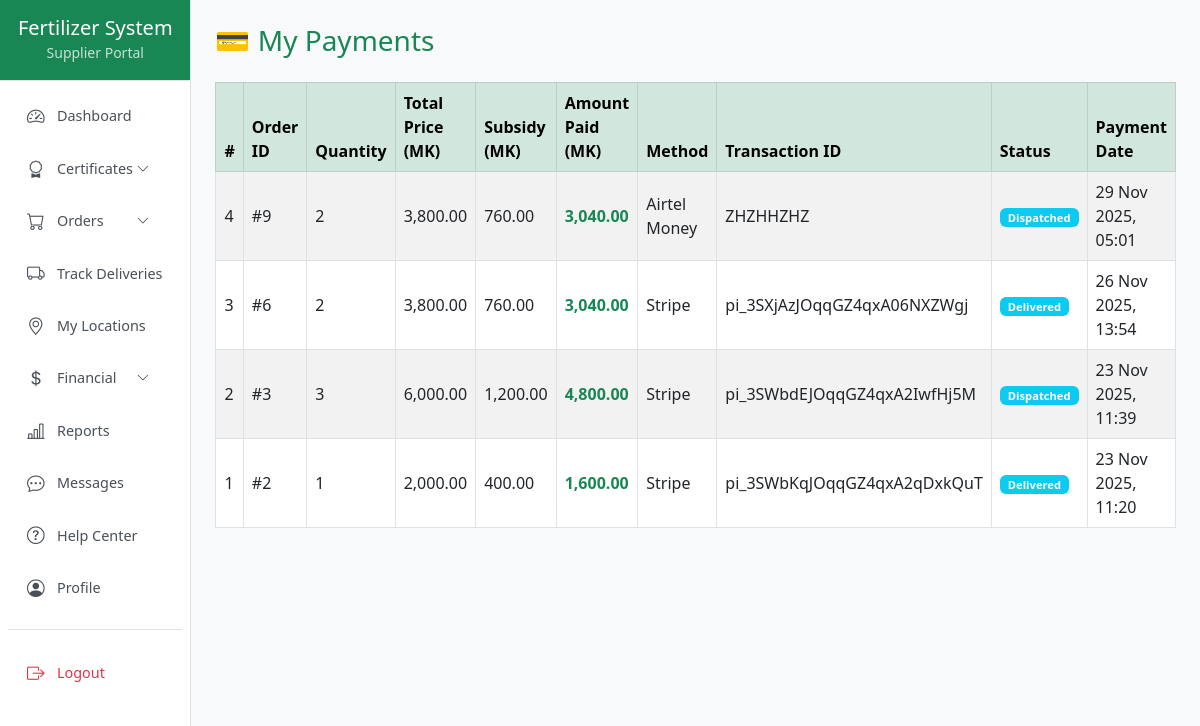
/supplier/my_payments.php (signed in), run on the app's committed database.
### tables this page shows
CREATE TABLE `payments` (
  `id` int(11) NOT NULL,
  `order_id` int(11) DEFAULT NULL,
  `total_price` decimal(10,2) DEFAULT NULL,
  `subsidy` decimal(10,2) DEFAULT NULL,
  `amount_paid` decimal(10,2) DEFAULT NULL,
  `payment_status` enum('Pending','Completed','Failed') DEFAULT 'Pending',
  `payment_method` varchar(50) DEFAULT NULL,
  `transaction_id` varchar(100) DEFAULT NULL,
  `receipt_path` text DEFAULT NULL,
  `payment_date` timestamp NOT NULL DEFAULT current_timestamp()
);

CREATE TABLE `orders` (
  `id` int(11) NOT NULL,
  `supplier_id` int(11) DEFAULT NULL,
  `fertilizer_id` int(11) DEFAULT NULL,
  `quantity` int(11) DEFAULT NULL,
  `price_per_unit` decimal(10,2) NOT NULL,
  `total_price` decimal(10,2) NOT NULL,
  `status` enum('Requested','Approved','Dispatched','Delivered','Cancelled') DEFAULT 'Requested',
  `order_date` timestamp NOT NULL DEFAULT current_timestamp()
);

### supplier/my_payments.php (the view, shortened to what this page needs)
<?php
include('../includes/db.php');
$user_id = $_SESSION['user_id'];
$stmt = $conn->prepare("SELECT id FROM suppliers WHERE user_id = ?");
$stmt->bind_param("i", $user_id);
$stmt->execute();
$stmt->bind_result($supplier_id);
$query = "
    SELECT p.id, p.order_id, p.total_price, p.subsidy, p.amount_paid,
           p.payment_method, p.transaction_id, p.payment_date,
           o.quantity, o.status
    FROM payments p
    JOIN orders o ON p.order_id = o.id
    WHERE o.supplier_id = ?
    ORDER BY p.payment_date DESC
";
$stmt = $conn->prepare($query);
$stmt->bind_param("i", $supplier_id);
$stmt->execute();
$result = $stmt->get_result();
?>
<!DOCTYPE html>
<html lang="en">
<head>
    <link href="https://cdn.jsdelivr.net/npm/bootstrap@5.3.0/dist/css/bootstrap.min.css" rel="stylesheet">
    <link href="https://cdn.jsdelivr.net/npm/bootstrap-icons@1.10.5/font/bootstrap-icons.css" rel="stylesheet">
    <link href="../assets/css/style.css" rel="stylesheet">
</head>
<body>
<div class="d-flex">
    <?php include('../includes/sidebar.php'); ?>
    <div class="flex-grow-1 p-4">
        <h3 class="mb-4 text-success">💳 My Payments</h3>
        <?php if ($result->num_rows > 0): ?>
            <div class="table-responsive">
                <table class="table table-striped table-bordered align-middle">
                    <thead class="table-success">
                        <tr>
                            <th>#</th>
                            <th>Order ID</th>
                            <th>Quantity</th>
                            <th>Total Price (MK)</th>
                            <th>Subsidy (MK)</th>
                            <th>Amount Paid (MK)</th>
                            <th>Method</th>
                            <th>Transaction ID</th>
                            <th>Status</th>
                            <th>Payment Date</th>
                        </tr>
                    </thead>
                    <tbody>
                        <?php while ($row = $result->fetch_assoc()): ?>
                        <tr>
                            <td><?= $row['id'] ?></td>
                            <td>#<?= $row['order_id'] ?></td>
                            <td><?= $row['quantity'] ?></td>
                            <td><?= number_format($row['total_price'], 2) ?></td>
                            <td><?= number_format($row['subsidy'], 2) ?></td>
                            <td><strong class="text-success"><?= number_format($row['amount_paid'], 2) ?></strong></td>
                            <td><?= htmlspecialchars($row['payment_method']) ?></td>
                            <td><?= htmlspecialchars($row['transaction_id']) ?></td>
                            <td><span class="badge bg-info"><?= $row['status'] ?></span></td>
                            <td><?= date("d M Y, H:i", strtotime($row['payment_date'])) ?></td>
                        </tr>
                        <?php endwhile; ?>
                    </tbody>
                </table>
            </div>
        <?php else: ?>
            <div class="alert alert-warning">No payments found.</div>
        <?php endif; ?>
    </div>
</div>
</body>
</html>

### assets/css/style.css (style rules this page uses)
body { background-color: #f8f9fa; }

### includes/sidebar.php (style rules this page uses)
.badge { font-size: 0.7rem; padding: 0.25rem 0.5rem; }

### data on the page
payments: id "4", order "9", order.quantity "2", total_price "3,800.00", subsidy "760.00", amount_paid "3,040.00", payment_method "Airtel Money", transaction "ZHZHHZHZ", order.status "Dispatched", payment_date "29 Nov 2025, 05:01"
payments: id "3", order "6", order.quantity "2", total_price "3,800.00", subsidy "760.00", amount_paid "3,040.00", payment_method "Stripe", transaction "pi_3SXjAzJOqqGZ4qxA06NXZWgj", order.status "Delivered", payment_date "26 Nov 2025, 13:54"
payments: id "2", order "3", order.quantity "3", total_price "6,000.00", subsidy "1,200.00", amount_paid "4,800.00", payment_method "Stripe", transaction "pi_3SWbdEJOqqGZ4qxA2IwfHj5M", order.status "Dispatched", payment_date "23 Nov 2025, 11:39"
payments: id "1", order "2", order.quantity "1", total_price "2,000.00", subsidy "400.00", amount_paid "1,600.00", payment_method "Stripe", transaction "pi_3SWbKqJOqqGZ4qxA2qDxkQuT", order.status "Delivered", payment_date "23 Nov 2025, 11:20"

### other printed values
$role "Supplier"
